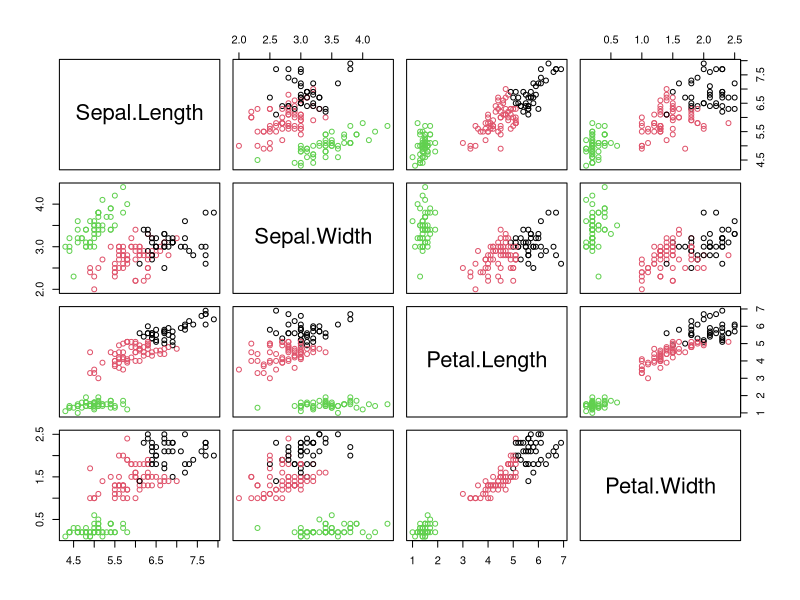
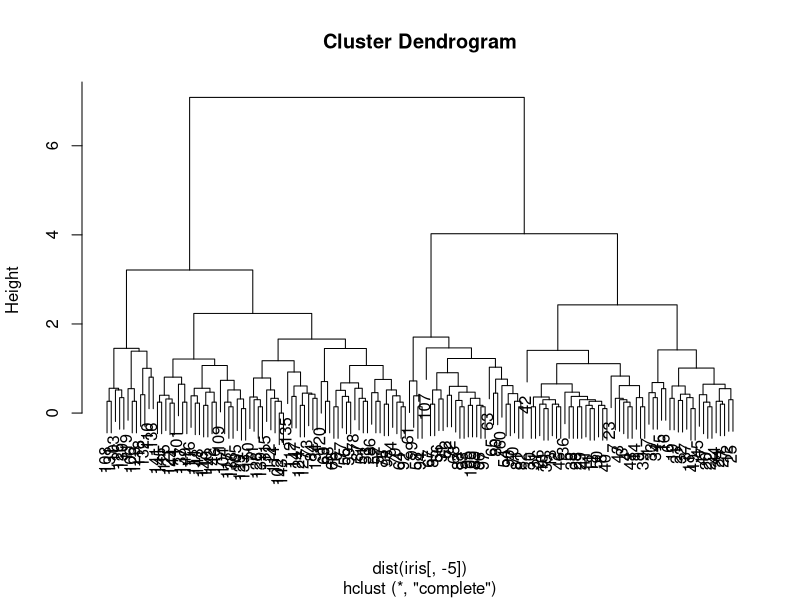
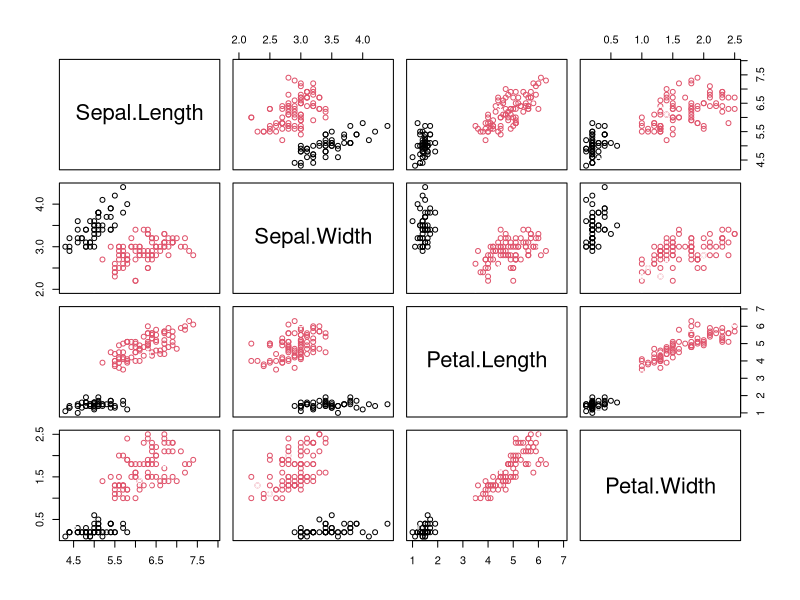

Write R code to recreate these figures, in order.
# install.packages("dbscan")

library(dbscan)
str(iris)

#kmeans
cl <- kmeans(iris[,-5], 3)
plot(iris[,-5], col = cl$cluster)
points(cl$centers, col = 1:3, pch = 8)


#heirarchical
clusters <- hclust(dist(iris[, -5]))
plot(clusters)

#DBScan
cl <- dbscan(iris[,-5], eps = .5, minPts = 5)
plot(iris[,-5], col = cl$cluster)
